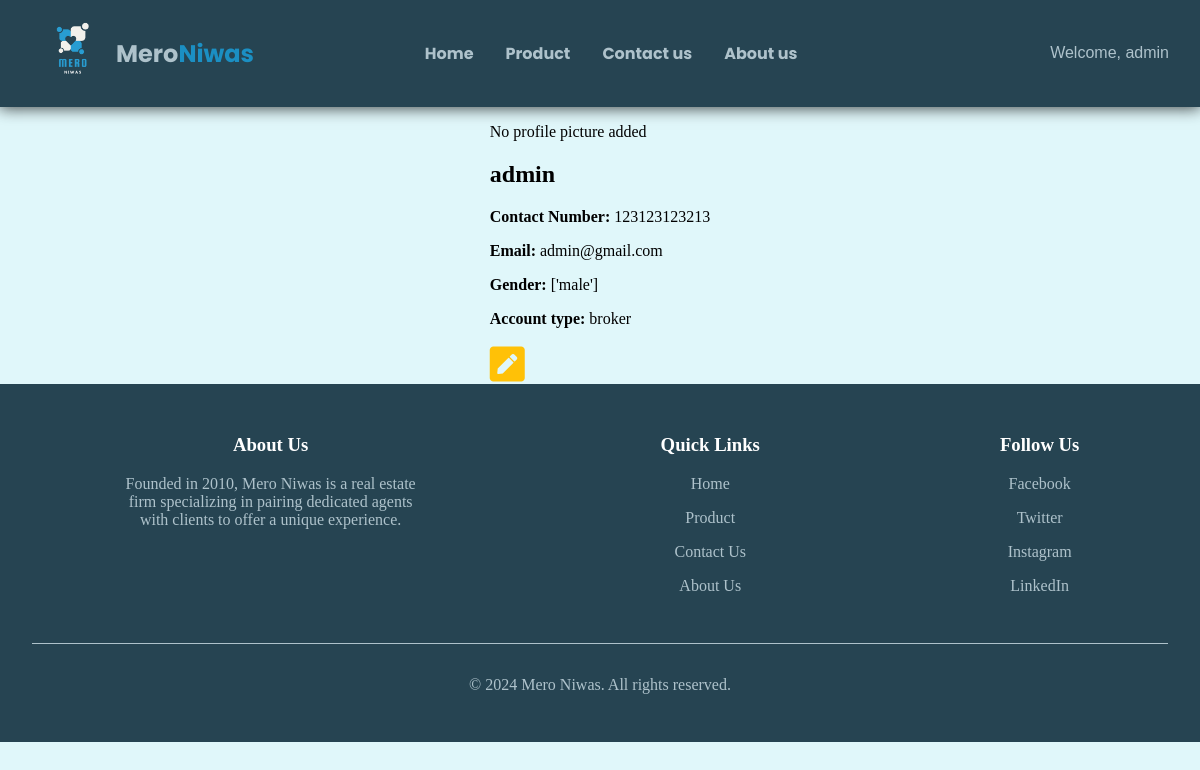
Screenshot of /Profile/ (signed in) with the database file from the repository.
### home/models.py (models this page shows, shortened)
class UserProfile(models.Model):
    user = models.CharField(max_length=255, null=False)
    contact_number = models.CharField(max_length=15, null=False)
    email = models.EmailField(max_length=254, null=False)
    gender = models.CharField(max_length=10, null=False)
    profile_picture = models.ImageField(upload_to='static/uploadProfile', blank=True, null=True)
    Citizen_front = models.ImageField(upload_to='static/UploadCitizen', blank=True, null=True)
    Citizen_back = models.ImageField(upload_to='static/UploadCitizen', blank=True, null=True)
    accountType = models.CharField(max_length=10, null=False)

### home/views.py (the view)
# urls.py: path('Profile/', views.show_profile, name='profile'),
@login_required
def show_profile(request):
    if request.user.is_authenticated:
        user_profile = UserProfile.objects.get(user=request.user)
        context = {
            'user_profile': user_profile,
        }
        return render(request, 'home/Profile.html', context)
    return render(request, 'home/Profile.html', {})

### home/templates/home/Profile.html (shortened to what this page needs)
{% extends 'layout.html' %}
{% load static %}
{% block main_content %}
<link rel="stylesheet" href="{% static 'css/Product.css' %}" />
<link rel="stylesheet" href="https://cdnjs.cloudflare.com/ajax/libs/font-awesome/5.15.4/css/all.min.css">
<div class="main1">
  <div class="product-detail">
    {% if user_profile.profile_picture %}
      <img src="{{ user_profile.profile_picture.url }}" alt="Profile Picture" width="300px" height="300px" style="border: 4px solid; background: gray; padding: 4px;" />
    {% else %}
      <p>No profile picture added</p>
    {% endif %}
    <h2>{{ user_profile.user }}</h2>
    <p><strong>Contact Number:</strong> {{ user_profile.contact_number }}</p>
    <p><strong>Email:</strong> {{ user_profile.email }}</p>
    <p><strong>Gender:</strong> {{ user_profile.gender }}</p>
    <p><strong>Account type:</strong> {{ user_profile.accountType }}</p>
    <div class="end">
      <a href="{% url 'update_profile' %}"><i class="fas fa-pen-square fs-2 text-warning"></i></a>
    </div>
  </div>
</div>
{% endblock %}

### templates/layout.html (shortened to what this page needs)
{% load static %}
<!DOCTYPE html>
<html lang="en">
  <head>
    <link rel="stylesheet" href="{% static 'css/style.css'%}" />
  </head>
  <body>
    <header>
      <nav class="navbar">
        <div class="logo">
          <a href="{% url 'home' %}">
            <img src="{% static 'Assets/logo.png'%}" alt="Error loading" />
            <h2 id="ttxt">Mero</h2>
            <h2 id="txt">Niwas</h2>
          </a>
        </div>
        <div class="naav">
          <div class="nav">
            <h4 class="nav-item"><a href="{% url 'home' %}">Home</a></h4>
            <h4 class="nav-item"><a href="{% url 'show_product' %}">Product</a></h4>
            <h4 class="nav-item">
              <a href="{% url 'ContactUs' %}">Contact us</a>
            </h4>
            <h4 class="nav-item"><a href="{% url 'about_us' %}">About us</a></h4>
          </div>
          {% if user.is_authenticated %}
              <div class="user-info">
                  <div class="dropdown">
                    <button class="dropdown-toggle">Welcome, {{ user.username }}</button>
                </div>
              </div>
          {% endif %}
        </div>
      </nav>
    </header>
    <div class="main">
      {% block main_content %} {% endblock %}
    </div>
    <footer>
      <div class="footer-content">
        <div class="footer-section about">
          <h3>About Us</h3>
          <p>
            Founded in 2010, Mero Niwas is a real estate firm specializing in
            pairing dedicated agents with clients to offer a unique experience.
          </p>
        </div>
        <div class="footer-section links">
          <h3>Quick Links</h3>
          <ul>
            <li><a href="#">Home</a></li>
            <li><a href="{% url 'show_product' %}">Product</a></li>
            <li><a href="{% url 'ContactUs'%}">Contact Us</a></li>
            <li><a href="{% url 'about_us' %}">About Us</a></li>
          </ul>
        </div>
        <div class="footer-section social">
          <h3>Follow Us</h3>
          <ul>
            <li><a href="#">Facebook</a></li>
            <li><a href="#">Twitter</a></li>
            <li><a href="#">Instagram</a></li>
            <li><a href="#">LinkedIn</a></li>
          </ul>
        </div>
      </div>
      <div class="footer-bottom">
        <p>&copy; 2024 Mero Niwas. All rights reserved.</p>
      </div>
    </footer>
  </body>
</html>

### static/css/style.css (style rules this page uses)
body { padding: 0; margin: 0; background-color: #e0f7fa; }
.navbar { display: flex; box-sizing: border-box; justify-content: space-between; font-family: "Poppins", sans-serif; background-color: #264452; border: 2px solid 264452; padding: 2vh; box-shadow: 0px 0px 15px 1px rgba(0, 0, 0, 0.75); -webkit-box-shadow: 0px 0px 15px 1px rgba(0, 0, 0, 0.75); -moz-box-shadow: 0px 0px 15px 1px rgba(0, 0, 0, 0.75); }
.logo, .nav, .log { display: flex; align-items: center; }
.logo { margin-left: 2vw; }
.naav { display: flex; justify-content: center; width: 65%; justify-content: space-between; text-align: center; left: 35%; }
.nav { gap: 2em; }
.logo a img { width: 4em; height: 4em; }
.logo a h2 { margin-left: 1vw; color: #aec2cb; }
.logo a { display: flex; text-decoration: none; }
#txt { color: #1b8fc3; margin-left: 0px; }
.nav h4 a { color: #aec2cb; text-decoration: none; }
.user-info { display: flex; align-items: center; justify-content: center; }
.dropdown { position: relative; display: inline-block; }
.dropdown-toggle { color: #aec2cb; padding: 10px 15px; font-size: 16px; border: none; cursor: pointer; background:none; }
footer { background-color: #264452; color: #aec2cb; padding: 2em; text-align: center; }
.footer-content { display: flex; justify-content: center; margin-bottom: 2em; gap: 20vw; }
.footer-section { max-width: 300px; }
.footer-section h3 { color: #ffffff; }
.footer-section ul { list-style: none; padding: 0; }
.footer-section ul li { margin: 1em 0; }
.footer-section ul li a { color: #aec2cb; text-decoration: none; }
.footer-bottom { border-top: 1px solid #aec2cb; padding-top: 1em; }

### static/css/Product.css (style rules this page uses)
.main1 { display: flex; justify-content: center; }

### home/templates/home/Profile.html (style rules this page uses)
.end a { text-decoration: none; color: inherit; }
.end i { font-size: 40px; }
.text-warning { color: #ffc107; }

### rows the page displays
UserProfile: user "admin", contact_number "123123123213", email "admin@gmail.com", gender "['male']", accountType "broker"

### other values shown
{{ user.username }} "admin"
